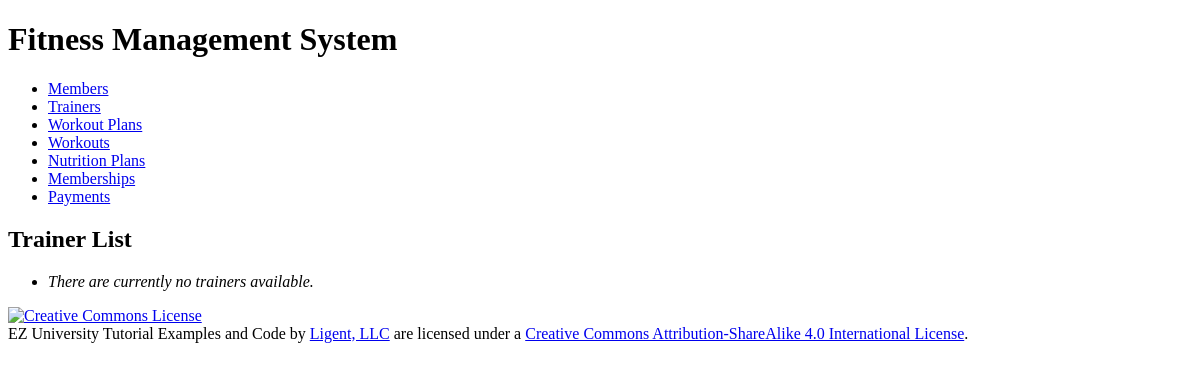
The app's page /trainer/, older data.
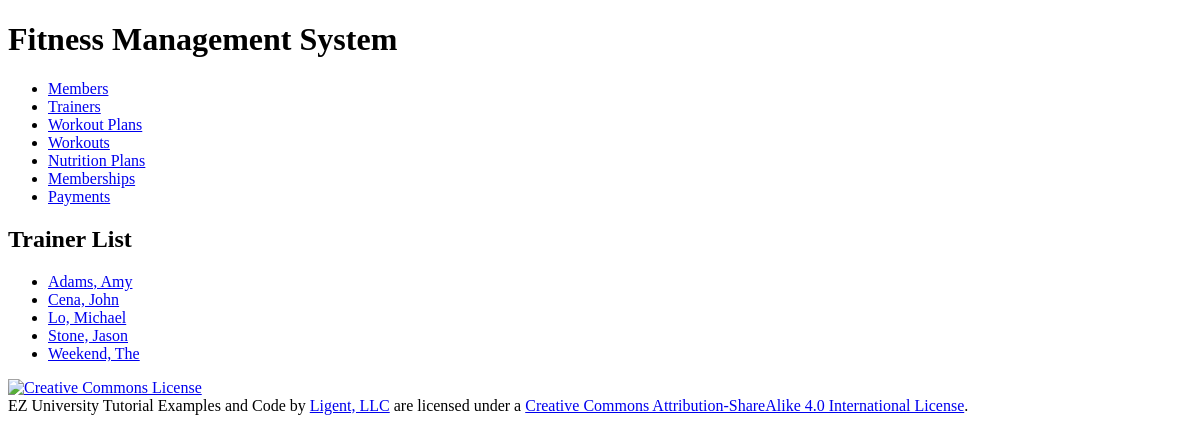
The same page, newer data.
### workoutinfo/models.py (models this page shows)
class Trainer(models.Model):
    GENDER_CHOICES = [
        ('M', 'Male'),
        ('F', 'Female'),
        ('O', 'Other'),
    ]
    member_id = models.AutoField(primary_key=True)
    first_name = models.CharField(max_length=45)
    last_name = models.CharField(max_length=45)
    disambiguator = models.CharField(max_length=45, blank=True, default='')
    gender = models.CharField(max_length=1, choices=GENDER_CHOICES)
    phone_number = models.CharField(
        max_length=15,
        validators=[RegexValidator(
            r'^\+?\d{9,15}$',
            'Enter a valid phone number.'
        )]
    )
    def __str__(self):
        if self.disambiguator == '':
            return '%s, %s' % (self.last_name, self.first_name)
        else:
            result = '%s, %s (%s)' % (self.last_name, self.first_name, self.disambiguator)
        return result
    def get_absolute_url(self):
        return reverse('workoutinfo_trainer_detail_urlpattern',
                       kwargs={'pk': self.pk}
                       )
    class Meta:
        ordering = ['last_name', 'first_name', 'disambiguator']
        constraints = [
            UniqueConstraint(fields=['last_name', 'first_name', 'phone_number'], name='unique_trainer')
        ]

### workoutinfo/views.py (the view)
class TrainerList(View):
    def get(self, request):
        return render(
            request,
            'workoutinfo/trainer_list.html',
            {'trainer_list': Trainer.objects.all()}
        )

### workoutinfo/templates/workoutinfo/trainer_list.html (shortened to what this page needs)
{% extends 'workoutinfo/base.html' %}
{% block content %}
    <h2>Trainer List</h2>
    <ul>
        {% for trainer in trainer_list %}
            <li>
                <a href="{{ trainer.get_absolute_url }}">{{ trainer }}</a>
            </li>
        {% empty %}
            <li><em>There are currently no trainers available.</em></li>
        {% endfor %}
    </ul>
{% endblock %}

Row changes from the older to the newer data that the page shows:
added Trainer: disambiguator+last_name+first_name "Adams, Amy"
added Trainer: disambiguator+last_name+first_name "Cena, John"
added Trainer: disambiguator+last_name+first_name "Lo, Michael"
added Trainer: disambiguator+last_name+first_name "Stone, Jason"
added Trainer: disambiguator+last_name+first_name "Weekend, The"
Text that changed along with them:
text no longer shown: "There are currently no trainers available."
